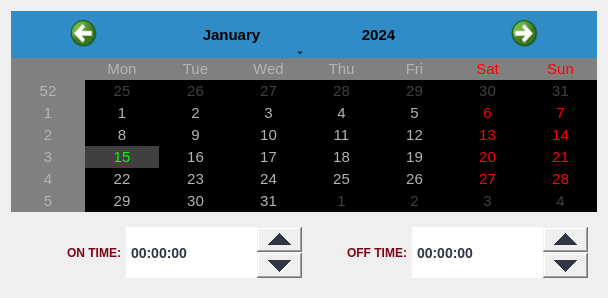
            <widget class="QWidget" name="tab_7">
             <attribute name="title">
              <string>Circuit 4</string>
             </attribute>
             <layout class="QVBoxLayout" name="verticalLayout_22">
              <item>
               <widget class="QCalendarWidget" name="circuit4_calendar">
                <property name="styleSheet">
                 <string notr="true">QCalendarWidget QToolButton {
  	height: 40px;
  	width: 50px;
  	color: black;
  	font-size: 15px;
  	icon-size: 30px, 30px;
  	/*background-color: qlineargradient(x1:0, y1:0, x2:0, y2:1, stop: 0 #cccccc, stop: 1 #333333);*/
  }
QCalendarWidget QMenuBar {
width: 15px;
}
/*the desplegable menu*/
  QCalendarWidget QMenu { 
  	width: 75px;
    left: 10px;
  	color: white;
  	/*font-size: 18px;*/
  	/*background-color: rgb(100, 100, 100);*/
  }
  QCalendarWidget QSpinBox { 
  	/*width: 30px; */
  	font-size:15px; 
  	color: black; 
	width:10px;
	padding-left: 10px;
  	/*background-color: qlineargradient(x1:0, y1:0, x2:0, y2:1, stop: 0 #cccccc, stop: 1 #333333); */
  	selection-background-color: rgb(100, 100, 100);
  }
  QCalendarWidget QSpinBox::up-button {
/*subcontrol-origin: border; */
 subcontrol-position: top right;  
width:40px; 

color: black;

}
  QCalendarWidget QSpinBox::down-button {
/*subcontrol-origin: border; */
subcontrol-position: bottom right; 
width:40px;

color: black;
}
  QCalendarWidget QSpinBox::up-arrow { 
width:15px;  
height:35px; 

}
  QCalendarWidget QSpinBox::down-arrow { 
width:15px;  
height:35px; 
}
   
  /* header row */
  QCalendarWidget QWidget {
 alternate-background-color: rgb(128, 128, 128); 
width:140px;

}
   
  /* normal days */
  QCalendarWidget QAbstractItemView:enabled 
  {
width: 15px;
  	font-size:15px;  
  	color: rgb(180, 180, 180);  
  	background-color: black;  
  	selection-background-color: rgb(64, 64, 64); 
  	selection-color: rgb(0, 255, 0); 
  }
QCalendarWidget QAbstractItemView 
  {
  }
   
  /* days in other months */
  /* navigation bar */
QCalendarWidget QWidget#qt_calendar_navigationbar
{ 
/*background-color: qlineargradient(x1:0, y1:0, x2:0, y2:1, stop: 0 #cccccc, stop: 1 #333333); */
}

QCalendarWidget QAbstractItemView:disabled 
{ 
width: 15px;
color: rgb(64, 64, 64); 
}</string>
                </property>
               </widget>
              </item>
              <item>
               <widget class="QWidget" name="widget_20" native="true">
                <layout class="QHBoxLayout" name="horizontalLayout_15">
                 <property name="spacing">
                  <number>5</number>
                 </property>
                 <item>
                  <widget class="QLabel" name="label_37">
                   <property name="font">
                    <font>
                     <pointsize>-1</pointsize>
                     <weight>75</weight>
                     <italic>false</italic>
                     <bold>true</bold>
                    </font>
                   </property>
                   <property name="styleSheet">
                    <string notr="true">color:#800113;
font:bold 12px;</string>
                   </property>
                   <property name="text">
                    <string>ON TIME:</string>
                   </property>
                   <property name="alignment">
                    <set>Qt::AlignRight|Qt::AlignTrailing|Qt::AlignVCenter</set>
                   </property>
                  </widget>
                 </item>
                 <item>
                  <widget class="QTimeEdit" name="circuit4_onTime">
                   <property name="minimumSize">
                    <size>
                     <width>127</width>
                     <height>47</height>
                    </size>
                   </property>
                   <property name="styleSheet">
                    <string notr="true">QTimeEdit { 
min-height: 45px;
  	min-width: 125px; 
font:bold;
  	font-size:14px; 
  	color: #323642; 
  	/*background-color: qlineargradient(x1:0, y1:0, x2:0, y2:1, stop: 0 #cccccc, stop: 1 #333333); */
selection-background-color: rgb(100, 100, 100);
  }
QTimeEdit::up-button {
 subcontrol-origin: border; 
 subcontrol-position: top right;  
width:45px; 

}
QTimeEdit::down-button {
subcontrol-origin: border; 
subcontrol-position: bottom right; 
width:45px;
}
QTimeEdit::up-arrow { 
width:35px;  
height:35px; 
}
QTimeEdit::down-arrow { 
width:35px;  
height:35px; 
}
</string>
                   </property>
                  </widget>
                 </item>
                 <item>
                  <widget class="QLabel" name="label_38">
                   <property name="font">
                    <font>
                     <pointsize>-1</pointsize>
                     <weight>75</weight>
                     <italic>false</italic>
                     <bold>true</bold>
                    </font>
                   </property>
                   <property name="styleSheet">
                    <string notr="true">color:#800113;
font:bold 12px;</string>
                   </property>
                   <property name="text">
                    <string>OFF TIME:</string>
                   </property>
                   <property name="alignment">
                    <set>Qt::AlignRight|Qt::AlignTrailing|Qt::AlignVCenter</set>
                   </property>
                  </widget>
                 </item>
                 <item>
                  <widget class="QTimeEdit" name="circuit4_offTime">
                   <property name="minimumSize">
                    <size>
                     <width>127</width>
                     <height>47</height>
                    </size>
                   </property>
                   <property name="styleSheet">
                    <string notr="true">QTimeEdit { 
min-height: 45px;
  	min-width: 125px; 
font:bold;
  	font-size:14px; 
  	color: #323642; 
  	/*background-color: qlineargradient(x1:0, y1:0, x2:0, y2:1, stop: 0 #cccccc, stop: 1 #333333); */
selection-background-color: rgb(100, 100, 100);
  }
QTimeEdit::up-button {
 subcontrol-origin: border; 
 subcontrol-position: top right;  
width:45px; 

}
QTimeEdit::down-button {
subcontrol-origin: border; 
subcontrol-position: bottom right; 
width:45px;
}
QTimeEdit::up-arrow { 
width:35px;  
height:35px; 
}
QTimeEdit::down-arrow { 
width:35px;  
height:35px; 
}
</string>
                   </property>
                  </widget>
                 </item>
                </layout>
               </widget>
              </item>
             </layout>
            </widget>
